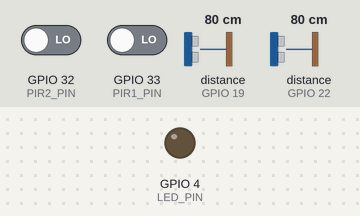
The sketch below on a simulated ESP32. On the bench: output pins drawn as LEDs (lit = HIGH). Wiring (inferred from the names in the program): 2 × ultrasonic range finder: trigger GPIO 18, echo GPIO 19 / trigger GPIO 21, echo GPIO 22. Inputs (shaded band) come from the test bench; at power-on: distance to the obstacle (sensors on GPIO 19, GPIO 22) 80 cm, GPIO 32 (PIR2_PIN) LOW, GPIO 33 (PIR1_PIN) LOW. The echo pulse lasts 58.3 µs per cm; WiFi joins after 1.5 s; servers stay silent unless stated; random numbers use the default seed unless the sketch sets one; no MQTT or app messages arrive unless stated; pins used as bus, display or sensor lines are not drawn; what the sketch prints to the serial monitor is not drawn.

Above: at 2.7 s.
2.8 s: distance to the obstacle (sensor on GPIO 19) set to 22 cm
4.3 s: distance to the obstacle (sensor on GPIO 19) set to 19 cm
At 5.4 s:
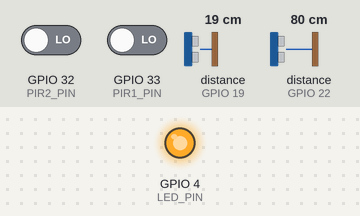
Timing chart, 0 to 7.3 s (numbered marks = the images above; inputs shaded):
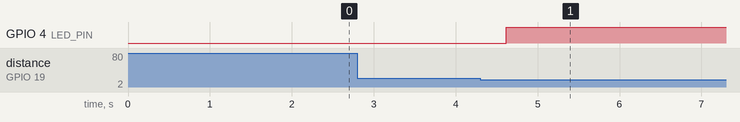

Measured:
- the behaviour switches between 21 and 20 cm on distance to the obstacle (sensor on GPIO 19) (found by bisection; images 0 and 1)
- after the input at 2.8 s, every drawn part: stays the same
- after the input at 4.3 s, GPIO 4 (LED_PIN): LOW → HIGH after 0.32 s

The sketch:

codigo.ino
```cpp
#include <WiFi.h>
#include <WiFiClientSecure.h>
#include <PubSubClient.h>

// =====================================================
// CONFIGURAÇÃO DO WIFI - Substitua com os seus dados!
const char* ssid = "Starlink_CIT";
const char* wifi_password = "Ufrr@2024Cit";

// =====================================================
// CONFIGURAÇÃO DO MQTT (HiveMQ Cloud)
const char* mqtt_server = "85858620402e432ca7ff65254eb2c365.s1.eu.hivemq.cloud";
const int mqtt_port = 8883; // Porta TLS
const char* mqtt_user = "hivemq.webclient.1739629436099";
const char* mqtt_password = "g1!0dQKbj7X2?C*Yp:So";

// =====================================================
// OBJETOS PARA CONEXÃO
WiFiClientSecure wifiClient;    // Cliente WiFi seguro para TLS
PubSubClient client(wifiClient);  // Cliente MQTT

// =====================================================
// DEFINIÇÃO DOS PINOS
// Sensores ultrassônicos
#define TRIG1_PIN 18      // Sensor Ultrassônico 1 (Borda esquerda)
#define ECHO1_PIN 19
#define TRIG2_PIN 21      // Sensor Ultrassônico 2 (Borda direita)
#define ECHO2_PIN 22

// LED de alerta
#define LED_PIN 4

// Sensores PIR
#define PIR1_PIN 33       // PIR Sensor 1 (D33)
#define PIR2_PIN 32       // PIR Sensor 2 (D32)

// =====================================================
// OUTRAS CONFIGURAÇÕES
#define TIMEOUT 30000     // Timeout para a leitura dos ultrassônicos (30 ms)

float distance1, distance2;  // Variáveis para armazenar as distâncias

// =====================================================
// FUNÇÃO: reconectaMQTT()
// Tenta reconectar ao broker MQTT se a conexão for perdida.
void reconectaMQTT() {
  while (!client.connected()) {
    Serial.print("Tentando conectar ao MQTT...");
    String clientId = "ESP32Client-";
    clientId += String(random(0xffff), HEX);
    if (client.connect(clientId.c_str(), mqtt_user, mqtt_password)) {
      Serial.println(" conectado!");
    } else {
      Serial.print(" Falha na conexão, rc=");
      Serial.print(client.state());
      Serial.println(" Tentando novamente em 5 segundos.");
      delay(5000);
    }
  }
}

// =====================================================
// FUNÇÃO: getDistance()
// Mede a distância utilizando um sensor ultrassônico.
float getDistance(int trigPin, int echoPin) {
  digitalWrite(trigPin, LOW);
  delayMicroseconds(2);
  digitalWrite(trigPin, HIGH);
  delayMicroseconds(10);
  digitalWrite(trigPin, LOW);

  unsigned long duration = pulseIn(echoPin, HIGH, TIMEOUT);

  if (duration == 0 || duration >= TIMEOUT - 1000) {
    return 9999.0; // Valor alto indicando "sem objeto detectado"
  }

  float distance = (duration * 0.0343) / 2.0;
  return distance;
}

// =====================================================
// SETUP
void setup() {
  Serial.begin(115200);

  // Conecta ao WiFi
  WiFi.mode(WIFI_STA);
  WiFi.begin(ssid, wifi_password);
  Serial.print("Conectando ao WiFi");
  while (WiFi.status() != WL_CONNECTED) {
    delay(500);
    Serial.print(".");
  }
  Serial.println(" Conectado!");

  // Configura o cliente seguro (para testes, não valida o certificado)
  wifiClient.setInsecure();

  // Configura o broker MQTT
  client.setServer(mqtt_server, mqtt_port);

  // Configuração dos pinos dos sensores ultrassônicos
  pinMode(TRIG1_PIN, OUTPUT);
  pinMode(ECHO1_PIN, INPUT);
  pinMode(TRIG2_PIN, OUTPUT);
  pinMode(ECHO2_PIN, INPUT);

  // Configuração dos sensores PIR com pull-down para evitar pinos flutuantes
  pinMode(PIR1_PIN, INPUT_PULLDOWN);
  pinMode(PIR2_PIN, INPUT_PULLDOWN);

  // Configuração do LED de alerta
  pinMode(LED_PIN, OUTPUT);

  Serial.println("Iniciando monitoramento dos sensores...");
  Serial.println("Aguarde o tempo de estabilização dos sensores PIR (aprox. 30 segundos)...");
}

// =====================================================
// LOOP
void loop() {
  // Verifica e reconecta ao MQTT se necessário
  if (!client.connected()) {
    reconectaMQTT();
  }
  client.loop();

  // Mede as distâncias dos sensores ultrassônicos
  distance1 = getDistance(TRIG1_PIN, ECHO1_PIN);
  distance2 = getDistance(TRIG2_PIN, ECHO2_PIN);

  // Lê o estado dos sensores PIR (HIGH indica detecção de movimento)
  int pir1State = digitalRead(PIR1_PIN);
  int pir2State = digitalRead(PIR2_PIN);

  // Define as condições de alerta
  bool ultrasonicAlert = (distance1 <= 20 || distance2 <= 20);
  bool pirAlert = (pir1State == HIGH || pir2State == HIGH);

  // Se houver alerta (ou seja, se o LED acender) envia os dados via MQTT
  if (ultrasonicAlert || pirAlert) {
    digitalWrite(LED_PIN, HIGH);

    // Monta a mensagem com base nos alertas acionados
    String message = "";
    if (ultrasonicAlert) {
      message += "ALERTA: Bebê está muito perto das bordas! Ultrassônico - Sensor 1: ";
      message += String(distance1, 2);
      message += " cm, Sensor 2: ";
      message += String(distance2, 2);
      message += " cm";
    }
    if (pirAlert) {
      if (message.length() > 0) {
        message += " | ";
      }
      message += "ALERTA: Movimento detectado pelos sensores PIR. PIR1: ";
      message += String(pir1State);
      message += ", PIR2: ";
      message += String(pir2State);
    }

    Serial.println(message);
    client.publish("sensors/alert", message.c_str());
  }
  else {
    digitalWrite(LED_PIN, LOW);
    // Se o LED estiver apagado, nenhum dado é enviado
  }

  delay(500);  // Aguarda 500 ms para a próxima leitura.
}
```
